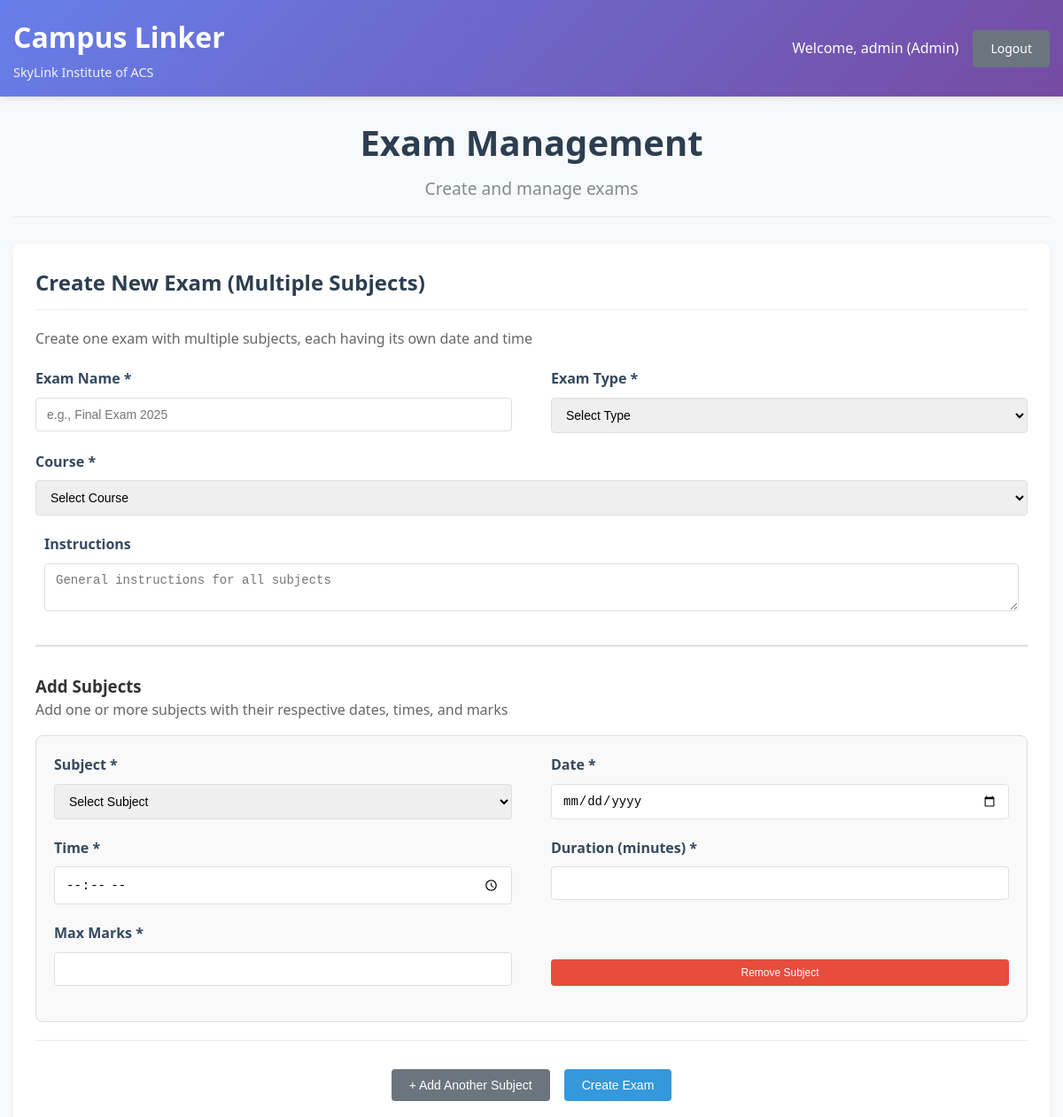
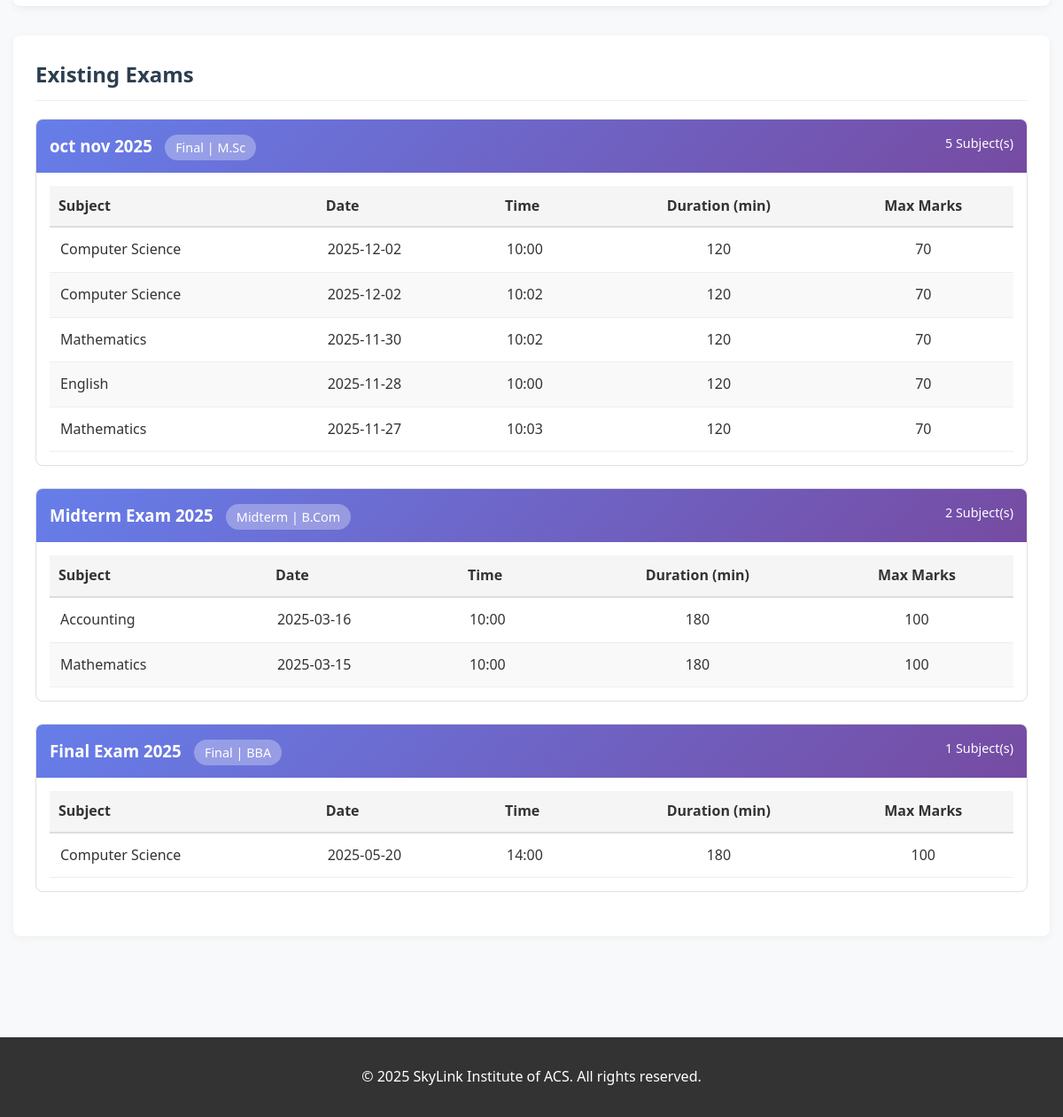
/admin/exams (signed in), run on the app's committed database (2 pictures, top to bottom).
### tables this page shows
CREATE TABLE exam (
            exam_id INTEGER PRIMARY KEY AUTOINCREMENT,
            exam_type TEXT NOT NULL,
            exam_fee REAL DEFAULT 0,
            exam_name TEXT NOT NULL,
            course_name TEXT NOT NULL,
            subject TEXT NOT NULL,
            exam_date DATE NOT NULL,
            exam_time TIME NOT NULL,
            duration INTEGER NOT NULL,
            max_marks INTEGER NOT NULL,
            instructions TEXT,
            created_at TIMESTAMP DEFAULT CURRENT_TIMESTAMP
        );

### app (1).py (the view, shortened to what this page needs)
@app.route('/admin/exams', methods=['GET', 'POST'])
@admin_required
def admin_exams():
    conn = get_db_connection()
    exams_grouped = {}
    courses = []
    if conn:
        try:
            cursor = conn.cursor()
            cursor.execute("""
                SELECT exam_id, exam_name, subject, exam_type, exam_date, exam_time,
                       duration, max_marks, course_name, instructions
                FROM exam
                ORDER BY exam_name DESC, exam_date DESC
            """)
            for row in cursor.fetchall():
                exam_dict = dict(row)
                exam_name = exam_dict['exam_name']
                if exam_name not in exams_grouped:
                    exams_grouped[exam_name] = {
                        'exam_name': exam_name,
                        'exam_type': exam_dict['exam_type'],
                        'course_name': exam_dict['course_name'],
                        'instructions': exam_dict['instructions'],
                        'subjects': []
                    }
                exams_grouped[exam_name]['subjects'].append({
                    'exam_id': exam_dict['exam_id'],
                    'subject': exam_dict['subject'],
                    'exam_date': exam_dict['exam_date'],
                    'exam_time': exam_dict['exam_time'],
                    'duration': exam_dict['duration'],
                    'max_marks': exam_dict['max_marks']
                })
            cursor.execute("SELECT course_name FROM course")
            courses = [row[0] for row in cursor.fetchall()]
        except Exception as e:
            print(f"Error fetching exams: {e}")
        finally:
            cursor.close()
            conn.close()
    exams = list(exams_grouped.values())
    return render_template('admin_exams.html', exams=exams, courses=courses)

### app (1).py (called while the page is built)
def get_db_connection():
    try:
        connection = sqlite3.connect(DB_PATH)
        connection.row_factory = sqlite3.Row
        return connection
    except sqlite3.Error as err:
        print(f"Error: {err}")
        return None

def get_user_role(user_id):
    conn = get_db_connection()
    if not conn:
        return 'student'
    try:
        cursor = conn.cursor()
        cursor.execute("SELECT role FROM registration WHERE id = ?", (user_id,))
        row = cursor.fetchone()
        return row[0] if row else 'student'
    except Exception as e:
        print(f"Error getting user role: {e}")
        return 'student'
    finally:
        try:
            cursor.close()
            conn.close()
        except Exception:
            pass

def admin_required(f):
    @wraps(f)
    def decorated_function(*args, **kwargs):
        if 'user_id' not in session:
            flash('Please login to access this page.', 'error')
            return redirect(url_for('login'))
        user_role = get_user_role(session['user_id'])
        if user_role != 'admin':
            flash('Access denied. Admin privileges required.', 'error')
            return redirect(url_for('dashboard'))
        return f(*args, **kwargs)
    return decorated_function

### templates/admin_exams.html (shortened to what this page needs)
{% extends "base (1).html" %}
{% block content %}
<div class="admin-section">
    <div class="container">
        <div class="page-header">
            <h1>Exam Management</h1>
            <p>Create and manage exams</p>
        </div>
        <div class="form-section">
            <h2>Create New Exam (Multiple Subjects)</h2>
            <p style="color: #666; margin-bottom: 20px;">Create one exam with multiple subjects, each having its own date and time</p>
            <form method="POST" class="exam-form">
                <div class="form-row">
                    <div class="form-group">
                        <label for="exam_name">Exam Name *</label>
                        <input type="text" id="exam_name" name="exam_name" placeholder="e.g., Final Exam 2025" required>
                    </div>
                    <div class="form-group">
                        <label for="exam_type">Exam Type *</label>
                        <select id="exam_type" name="exam_type" required>
                            <option value="">Select Type</option>
                        </select>
                    </div>
                </div>
                <div class="form-row">
                    <div class="form-group">
                        <label for="course_name">Course *</label>
                        <select id="course_name" name="course_name" required>
                            <option value="">Select Course</option>
                        </select>
                    </div>
                </div>
                <div class="form-group">
                    <label for="instructions">Instructions</label>
                    <textarea id="instructions" name="instructions" rows="2" placeholder="General instructions for all subjects"></textarea>
                </div>
                <hr style="margin: 30px 0; border: none; border-top: 2px solid #ddd;">
                <h3>Add Subjects</h3>
                <p style="color: #666; margin-bottom: 15px;">Add one or more subjects with their respective dates, times, and marks</p>
                <div id="subjects-container">
                    <div class="subject-row" style="background: #f9f9f9; padding: 20px; border-radius: 8px; margin-bottom: 15px; border: 1px solid #ddd;">
                        <div class="form-row">
                            <div class="form-group">
                                <label for="subject_0">Subject *</label>
                                <select name="subject[]" class="subject-select" required>
                                    <option value="">Select Subject</option>
                                </select>
                            </div>
                            <div class="form-group">
                                <label for="exam_date_0">Date *</label>
                                <input type="date" name="exam_date[]" required>
                            </div>
                        </div>
                        <div class="form-row">
                            <div class="form-group">
                                <label for="exam_time_0">Time *</label>
                                <input type="time" name="exam_time[]" required>
                            </div>
                            <div class="form-group">
                                <label for="duration_0">Duration (minutes) *</label>
                                <input type="number" name="duration[]" min="1" required>
                            </div>
                        </div>
                        <div class="form-row">
                            <div class="form-group">
                                <label for="max_marks_0">Max Marks *</label>
                                <input type="number" name="max_marks[]" min="1" required>
                            </div>
                            <div class="form-group" style="display: flex; align-items: flex-end;">
                                <button type="button" class="btn btn-danger btn-sm remove-subject" style="width: 100%;">Remove Subject</button>
                            </div>
                        </div>
                    </div>
                </div>
                <div class="form-actions" style="margin-top: 20px;">
                    <button type="button" class="btn btn-secondary" id="add-subject-btn">+ Add Another Subject</button>
                    <button type="submit" class="btn btn-primary">Create Exam</button>
                </div>
            </form>
        </div>
        <div class="table-section">
            <h2>Existing Exams</h2>
            {% if exams %}
                {% for exam_group in exams %}
                <div class="exam-group" style="margin-bottom: 25px; border: 1px solid #e0e0e0; border-radius: 8px; overflow: hidden;">
                    <div class="exam-header" style="background: linear-gradient(135deg, #667eea 0%, #764ba2 100%); color: white; padding: 15px; cursor: pointer;">
                        <h3 style="margin: 0; display: inline-block;">{{ exam_group.exam_name }}</h3>
                        <span style="background: rgba(255,255,255,0.3); padding: 5px 12px; border-radius: 20px; font-size: 0.9em; margin-left: 10px;">
                            {{ exam_group.exam_type }} | {{ exam_group.course_name }}
                        </span>
                        <span style="float: right; font-size: 0.9em;">
                            {{ exam_group.subjects|length }} Subject(s)
                        </span>
                    </div>
                    <div class="subjects-table" style="padding: 15px;">
                        <table style="width: 100%; border-collapse: collapse;">
                            <thead>
                                <tr style="background: #f5f5f5; border-bottom: 2px solid #ddd;">
                                    <th style="padding: 10px; text-align: left; font-weight: 600;">Subject</th>
                                    <th style="padding: 10px; text-align: left; font-weight: 600;">Date</th>
                                    <th style="padding: 10px; text-align: left; font-weight: 600;">Time</th>
                                    <th style="padding: 10px; text-align: center; font-weight: 600;">Duration (min)</th>
                                    <th style="padding: 10px; text-align: center; font-weight: 600;">Max Marks</th>
                                </tr>
                            </thead>
                            <tbody>
                                {% for subject in exam_group.subjects %}
                                <tr style="border-bottom: 1px solid #eee; {% if loop.index % 2 == 0 %}background: #f9f9f9;{% endif %}">
                                    <td style="padding: 12px; font-weight: 500;">{{ subject.subject }}</td>
                                    <td style="padding: 12px;">{{ subject.exam_date }}</td>
                                    <td style="padding: 12px;">{{ subject.exam_time }}</td>
                                    <td style="padding: 12px; text-align: center;">{{ subject.duration }}</td>
                                    <td style="padding: 12px; text-align: center;">{{ subject.max_marks }}</td>
                                </tr>
                                {% endfor %}
                            </tbody>
                        </table>
                    </div>
                </div>
                {% endfor %}
            {% else %}
            <p class="no-data">No exams found.</p>
            {% endif %}
        </div>
    </div>
</div>
{% endblock %}

### templates/base (1).html (shortened to what this page needs)
<!DOCTYPE html>
<html lang="en">
<head>
    <link rel="stylesheet" href="{{ url_for('static', filename='CSS/style (1).css') }}">
</head>
<body>
    <header class="header">
        <div class="container">
            <div class="header-content">
                <div class="logo">
                    <h1>Campus Linker</h1>
                    <p>SkyLink Institute of ACS</p>
                </div>
                {% if session.username %}
                <div class="user-info">
                    <span>Welcome, {{ session.username }} ({{ session.role | title }})</span>
                    <a href="{{ url_for('logout') }}" class="btn btn-secondary">Logout</a>
                </div>
                {% else %}
                <div class="auth-links">
                    <a href="{{ url_for('login') }}" class="btn btn-primary">Login</a>
                </div>
                {% endif %}
            </div>
        </div>
    </header>
    <main class="main-content">
        {% block content %}{% endblock %}
    </main>
    <footer class="footer">
        <div class="container">
            <p>&copy; 2025 SkyLink Institute of ACS. All rights reserved.</p>
        </div>
    </footer>
</body>
</html>

### static/CSS/style (1).css (style rules this page uses)
* { margin: 0; padding: 0; box-sizing: border-box; }
body { font-family: "Segoe UI", Tahoma, Geneva, Verdana, sans-serif; line-height: 1.6; color: #333; background-color: #f8f9fa; }
.container { max-width: 1200px; margin: 0 auto; padding: 0 20px; }
.header { background: linear-gradient(135deg, #667eea 0%, #764ba2 100%); color: white; padding: 1rem 0; box-shadow: 0 2px 10px rgba(0, 0, 0, 0.1); }
.header-content { display: flex; justify-content: space-between; align-items: center; }
.logo h1 { font-size: 2rem; margin-bottom: 0.2rem; }
.logo p { font-size: 0.9rem; opacity: 0.9; }
.user-info { display: flex; align-items: center; gap: 1rem; }
.btn { display: inline-block; padding: 0.75rem 1.5rem; border: none; border-radius: 5px; text-decoration: none; font-weight: 500; cursor: pointer; transition: all 0.3s ease; text-align: center; }
.btn-primary { background-color: #007bff; color: white; }
.btn-secondary { background-color: #6c757d; color: white; }
.btn-sm { padding: 0.375rem 0.75rem; font-size: 0.875rem; }
.page-header { text-align: center; margin-bottom: 3rem; }
.page-header h1 { font-size: 2.5rem; color: #333; margin-bottom: 0.5rem; }
.page-header p { font-size: 1.2rem; color: #666; }
.form-section { margin-bottom: 2rem; padding-bottom: 2rem; border-bottom: 1px solid #e9ecef; }
.form-section h2 { color: #667eea; font-size: 1.5rem; margin-bottom: 1.5rem; padding-bottom: 0.5rem; border-bottom: 2px solid #667eea; }
.form-row { display: grid; grid-template-columns: repeat(auto-fit, minmax(300px, 1fr)); gap: 1.5rem; margin-bottom: 1rem; }
.form-group { margin-bottom: 1.5rem; }
.form-group label { display: block; margin-bottom: 0.5rem; font-weight: 600; color: #333; }
.form-group input, .form-group select, .form-group textarea { width: 100%; padding: 0.75rem; border: 2px solid #e9ecef; border-radius: 5px; font-size: 1rem; transition: all 0.3s ease; }
.form-actions { display: flex; gap: 1rem; justify-content: center; margin-top: 2rem; padding-top: 2rem; border-top: 1px solid #e9ecef; }
.footer { background-color: #333; color: white; text-align: center; padding: 2rem 0; margin-top: 4rem; }
.admin-section { padding: 2rem 0; }
.table-section { background: white; padding: 2rem; border-radius: 10px; box-shadow: 0 5px 15px rgba(0, 0, 0, 0.1); margin-top: 2rem; }

### templates/admin_exams.html (style rules this page uses)
.admin-section { padding: 20px 0; font-family: 'Segoe UI', Tahoma, Geneva, Verdana, sans-serif; }
.container { max-width: 1200px; margin: 0 auto; padding: 0 15px; }
.page-header { margin-bottom: 30px; border-bottom: 1px solid #eaeaea; padding-bottom: 15px; }
.page-header h1 { color: #2c3e50; margin-bottom: 5px; }
.page-header p { color: #7f8c8d; margin: 0; }
.form-section, .table-section { background: white; border-radius: 8px; box-shadow: 0 2px 10px rgba(0,0,0,0.05); padding: 25px; margin-bottom: 30px; }
.form-section h2, .table-section h2 { color: #2c3e50; margin-top: 0; margin-bottom: 20px; padding-bottom: 10px; border-bottom: 1px solid #ecf0f1; }
.form-row { display: flex; flex-wrap: wrap; margin: 0 -10px; }
.form-group { flex: 1 0 300px; margin: 0 10px 20px; }
.form-group label { display: block; margin-bottom: 8px; font-weight: 600; color: #34495e; }
.form-group input, .form-group select, .form-group textarea { width: 100%; padding: 10px 12px; border: 1px solid #dcdfe6; border-radius: 4px; font-size: 14px; transition: border-color 0.3s; }
.form-actions { margin-top: 20px; }
.btn { padding: 10px 20px; border: none; border-radius: 4px; font-size: 14px; cursor: pointer; transition: background-color 0.3s; }
.btn-primary { background-color: #3498db; color: white; }
.btn-danger { background-color: #e74c3c; color: white; }
.btn-sm { padding: 8px 12px; font-size: 12px; }

### data on the page
exam: exam_name "oct nov 2025", exam_type "Final", course_name "M.Sc", subjects|length "5", subject "Computer Science", exam_date "2025-12-02", exam_time "10:00", duration "120", max_marks "70"
exam: subject "Computer Science", exam_date "2025-12-02", exam_time "10:02", duration "120", max_marks "70"
exam: subject "Mathematics", exam_date "2025-11-30", exam_time "10:02", duration "120", max_marks "70"
exam: subject "English", exam_date "2025-11-28", exam_time "10:00", duration "120", max_marks "70"
exam: subject "Mathematics", exam_date "2025-11-27", exam_time "10:03", duration "120", max_marks "70"
exam: exam_name "Midterm Exam 2025", exam_type "Midterm", course_name "B.Com", subjects|length "2", subject "Accounting", exam_date "2025-03-16", exam_time "10:00", duration "180", max_marks "100"
exam: subject "Mathematics", exam_date "2025-03-15", exam_time "10:00", duration "180", max_marks "100"
exam: exam_name "Final Exam 2025", exam_type "Final", course_name "BBA", subjects|length "1", subject "Computer Science", exam_date "2025-05-20", exam_time "14:00", duration "180", max_marks "100"

### other printed values
{{ session.username }} "admin"
{{ session.role | title }} "Admin"
